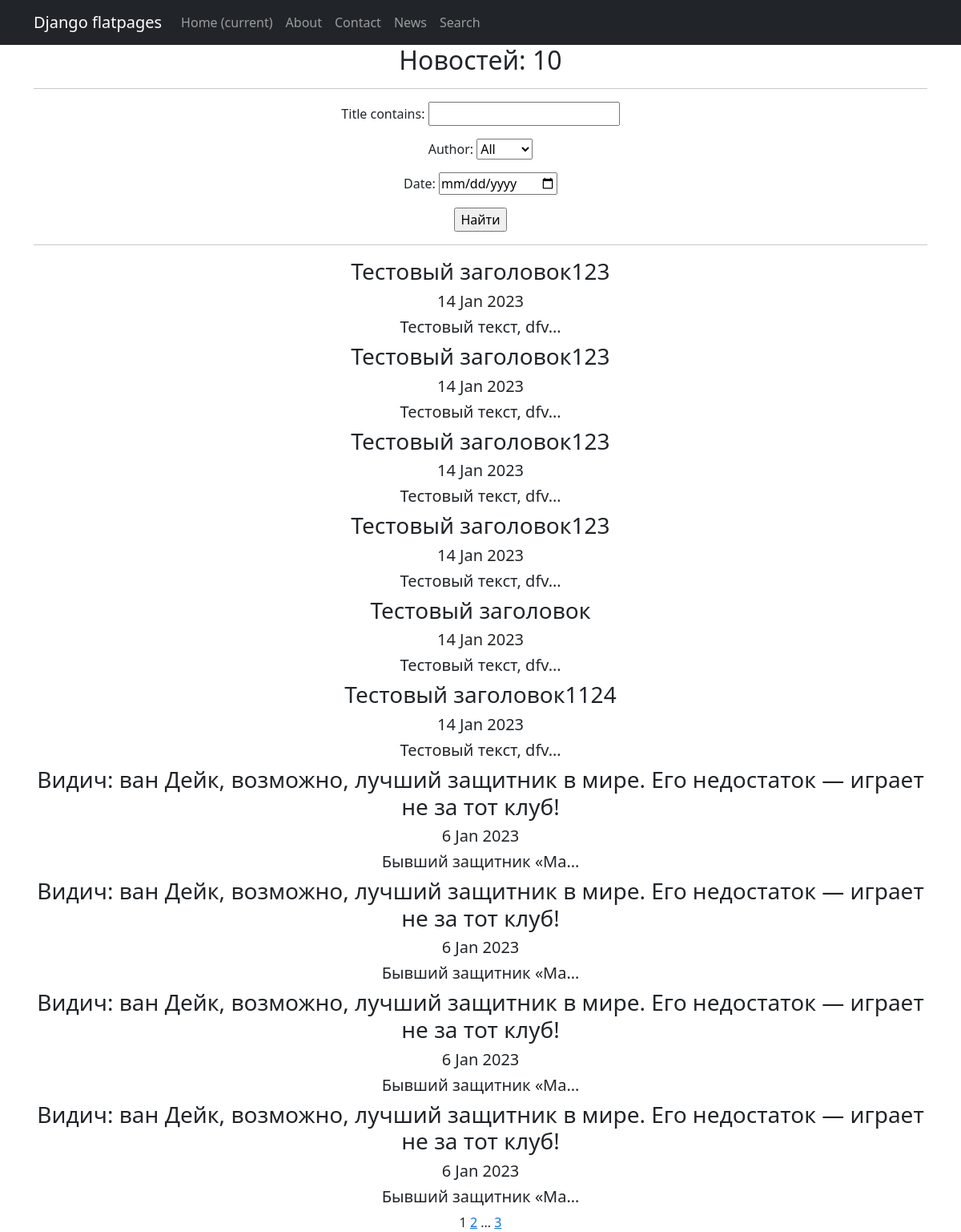
Page /news/search/ on the earlier database version.
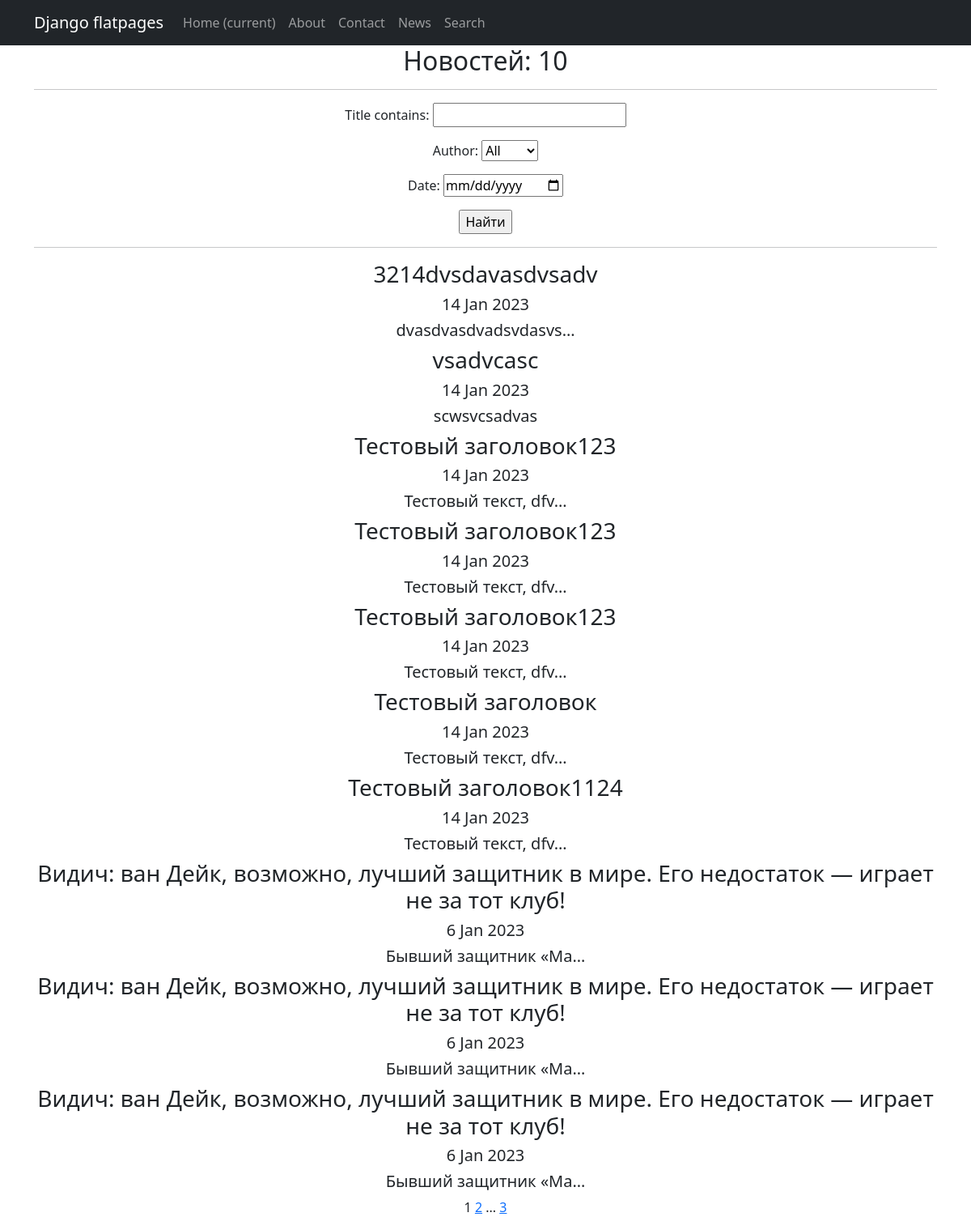
Same page on the later database version.
### news/models.py (models this page shows, shortened)
class Post(models.Model):
    author = models.ForeignKey(Author, on_delete=models.CASCADE)
    type = models.CharField(max_length=10, choices=TYPES, default='article')
    time_in = models.DateTimeField(auto_now_add=True)
    category = models.ManyToManyField(Category, through='PostCategory')
    title = models.CharField(max_length=255)
    text = models.TextField()
    rating = models.IntegerField(default=0)

### news/views.py (the view)
# urls.py: path('news/search/', SearchList.as_view(), name='post_search'),
class SearchList(ListView):
    model = Post
    ordering = '-time_in'
    template_name = 'news_search.html'
    context_object_name = 'news'
    paginate_by = 10
    def get_queryset(self):
        queryset = super().get_queryset()
        self.filterset = PostFilter(self.request.GET, queryset)
        return self.filterset.qs
    def get_context_data(self, **kwargs):
        context = super().get_context_data(**kwargs)
        context['filterset'] = self.filterset
        return context

### news/templatetags/custom_filters.py (called while the page is built)
@register.filter()
def censor(text):
    non_cens = ['редиска', 'овечкин', 'новость', 'это', 'что', 'год']
    try:
        if not isinstance(text, str):
            raise CensorException('Error')
        for word in non_cens:
            text = re.sub(word, word[0] + '*' * (len(word) - 1), text)
            title_word = word.title()
            text = re.sub(title_word, title_word[0] + '*' * (len(word) - 1), text)
        return text
    except CensorException as e:
        print(e)

### news/templatetags/custom_tags.py (called while the page is built)
@register.simple_tag(takes_context=True)
def url_replace(context, **kwargs):
   d = context['request'].GET.copy()
   for k, v in kwargs.items():
       d[k] = v
   return d.urlencode()

### templates/news_search.html (shortened to what this page needs)
{% extends 'flatpages/default.html' %}
{% load custom_filters %}
{% load custom_tags %}
{% block content %}
    <h2>Новостей: {{ news|length }}</h2>
    <hr>
    <form action="" method="get">
       {{ filterset.form.as_p }}
       <input type="submit" value="Найти" />
    </form>
    <hr>
    {% if news %}
        {% for new in news %}
            <h3>{{ new.title|censor }}</h3>
            <h5>{{ new.time_in|date:'j M Y' }}</h5>
            <h5>{{ new.text|censor|truncatechars:20 }}</h5>
        {% endfor %}
    {% else %}
        <h4>Новостей нет!</h4>
    {% endif %}
    {{ page_obj.number }}
    {% if page_obj.has_next %}
       <a href="?{% url_replace page=page_obj.next_page_number %}">{{ page_obj.next_page_number }}</a>
       {% if paginator.num_pages != page_obj.next_page_number %}
           ...
           <a href="?{% url_replace page=page_obj.paginator.num_pages %}">{{ page_obj.paginator.num_pages }}</a>
       {% endif %}
   {% endif %}
{% endblock content %}

Differences in the rows shown:
removed Post: title|censor "Тестовый заголовок123", time_in "14 Jan 2023", text|censor "Тестовый текст, dfv…"
removed Post: title|censor "Видич: ван Дейк, возможно, лучший защитник в мире. Его недостаток — играет не за тот клуб!", time_in "6 Jan 2023", text|censor "Бывший защитник «Ма…"
added Post: title|censor "3214dvsdavasdvsadv", time_in "14 Jan 2023", text|censor "dvasdvasdvadsvdasvs…"
added Post: title|censor "vsadvcasc", time_in "14 Jan 2023", text|censor "scwsvcsadvas"
